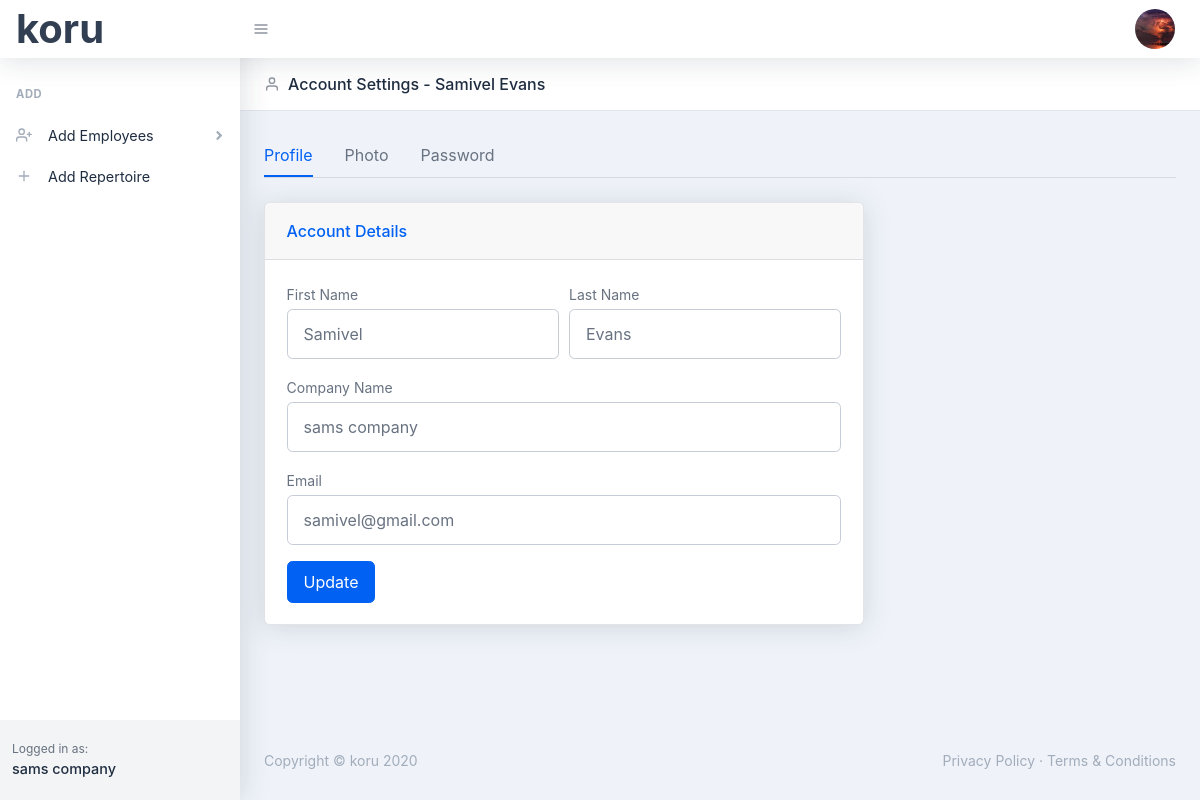
Page /account (signed in) on the earlier database version.
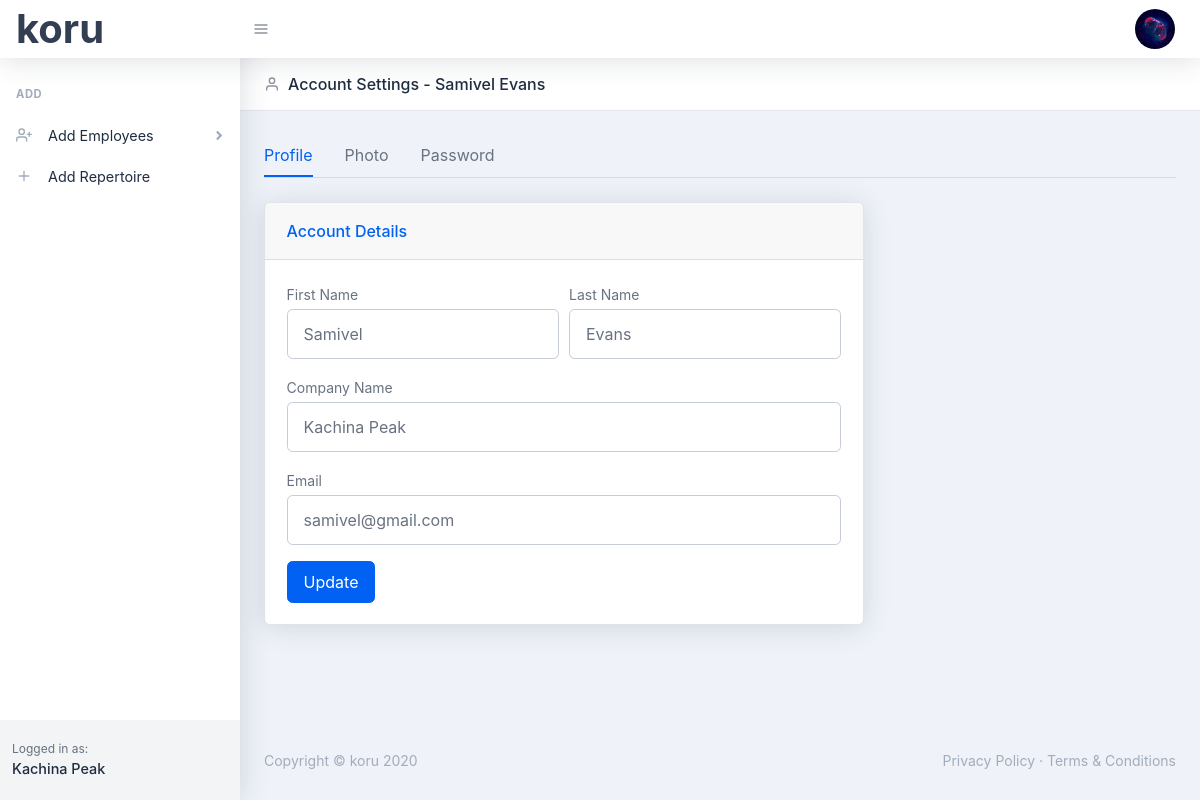
Same page on the later database version.
### koru/models.py (models this page shows, shortened)
class User(db.Model, UserMixin):
    id = db.Column(db.Integer, primary_key=True)
    first_name = db.Column(db.String(30), nullable=False)
    last_name = db.Column(db.String(30), nullable=False)
    company_name = db.Column(db.String(60), nullable=False)
    email = db.Column(db.String(60), unique=True, nullable=False)
    image_file = db.Column(db.String(20), nullable=False, default='default.png')
    password = db.Column(db.String(60), nullable=False)
    dancers = db.relationship('Dancer', backref='company', lazy=True)

### koru/routes.py (the view)
@app.route('/account', methods=['GET', 'POST'])
@login_required
def account():
    form = UpdateAccountForm()
    if form.validate_on_submit():
        current_user.first_name = form.first_name.data
        current_user.last_name = form.last_name.data
        current_user.company_name = form.company_name.data
        current_user.email = form.email.data.lower()
        db.session.commit()
        flash('Account Updated', 'success')
        return redirect(url_for('account'))
    elif request.method == 'GET':
        form.first_name.data = current_user.first_name
        form.last_name.data = current_user.last_name
        form.company_name.data = current_user.company_name
        form.email.data = current_user.email
    return render_template('account.html', form=form, title='Account')

### koru/forms.py (shortened to what this page needs)
class UpdateAccountForm(FlaskForm):
    first_name = StringField('First Name', validators=[DataRequired()])
    last_name = StringField('Last Name', validators=[DataRequired()])
    company_name = StringField('Company Name', validators=[DataRequired()])
    email = StringField('Email', validators=[DataRequired(), Email()])
    submit = SubmitField('Update')

### koru/models.py (called while the page is built)
@login_manager.user_loader
def load_user(user_id):
    return User.query.get(int(user_id))

### koru/templates/account.html (shortened to what this page needs)
{% extends "layout.html" %}
{% block header %}
<header class="page-header page-header-compact page-header-light border-bottom bg-white mb-4">
    <div class="container-fluid">
        <div class="page-header-content">
            <div class="row align-items-center justify-content-between pt-3">
                <div class="col-auto mb-3">
                    <h1 class="page-header-title">
                        <div class="page-header-icon"><i data-feather="user"></i></div>
                        Account Settings - {{ current_user.first_name }} {{ current_user.last_name }}
                    </h1>
                </div>
            </div>
        </div>
    </div>
</header>
{% endblock %}
{% block main %}
<div class="container mt-4">
    <nav class="nav nav-borders">
        <a class="nav-link active ml-0" href="{{ url_for('account') }}">Profile</a>
        <a class="nav-link" href="{{ url_for('account_photo') }}">Photo</a>
        <a class="nav-link" href="">Password</a>
    </nav>
    <hr class="mt-0 mb-4" />
    <div class="row">
        <div class="col-xl-8">
            <div class="card mb-4">
                <div class="card-header">Account Details</div>
                <div class="card-body">
                    <form method="POST" action="">
                        <div class="form-row">
                            <div class="col-md-6">
                                <div class="form-group">
                                    {{ form.first_name.label(class="small mb-1") }}
                                    {% if form.first_name.errors %}
                                        {{ form.first_name(class="form-control py-4 is-invalid", placeholder="First Name") }}
                                        <div class="invalid-feedback">
                                            {% for error in form.first_name.errors %}
                                                <span>{{ error }}</span>
                                            {% endfor %}
                                        </div>
                                    {% else %}
                                        {{ form.first_name(class="form-control py-4", placeholder="First Name") }}
                                    {% endif %}
                                </div>
                            </div>
                            <div class="col-md-6">
                                <div class="form-group">
                                    {{ form.last_name.label(class="small mb-1") }}
                                    {% if form.last_name.errors %}
                                        {{ form.last_name(class="form-control py-4 is-invalid", placeholder="Last Name") }}
                                        <div class="invalid-feedback">
                                            {% for error in form.last_name.errors %}
                                                <span>{{ error }}</span>
                                            {% endfor %}
                                        </div>
                                    {% else %}
                                        {{ form.last_name(class="form-control py-4", placeholder="Last Name") }}
                                    {% endif %}
                                </div>
                            </div>
                        </div>
                        <div class="form-group">
                            {{ form.company_name.label(class="small mb-1") }}
                            {% if form.company_name.errors %}
                                {{ form.company_name(class="form-control py-4 is-invalid", placeholder="Company Name") }}
                                <div class="invalid-feedback">
                                    {% for error in form.company_name.errors %}
                                        <span>{{ error }}</span>
                                    {% endfor %}
                                </div>
                            {% else %}
                                {{ form.company_name(class="form-control py-4", placeholder="Company Name") }}
                            {% endif %}
                        </div>
                        <div class="form-group">
                            {{ form.email.label(class="small mb-1") }}
                            {% if form.email.errors %}
                                {{ form.email(class="form-control py-4 is-invalid", placeholder="Email Address") }}
                                <div class="invalid-feedback">
                                    {% for error in form.email.errors %}
                                        <span>{{ error }}</span>
                                    {% endfor %}
                                </div>
                            {% else %}
                                {{ form.email(class="form-control py-4", placeholder="Email Address") }}
                            {% endif %}
                        </div>
                        {{ form.submit(class="btn btn-primary") }}
                    </form>
                </div>
            </div>
        </div>
    </div>
</div>
{% endblock %}

### koru/templates/layout.html (shortened to what this page needs)
<!DOCTYPE html>
<html lang="en">
    <head>
        <link href="../static/css/styles.css" rel="stylesheet" />
    </head>
    <body class="nav-fixed">
        <nav class="topnav navbar navbar-expand shadow navbar-light bg-white" id="sidenavAccordion">
            <a class="navbar-brand" style="font-size: 40px;" href="{{ url_for('index') }}">koru</a>
            <button class="btn btn-icon btn-transparent-dark order-1 order-lg-0 mr-lg-2" id="sidebarToggle" href="#"><i data-feather="menu"></i></button>
            <ul class="navbar-nav align-items-center ml-auto">
                {% if current_user.is_authenticated %}
                <li class="nav-item dropdown no-caret mr-2 dropdown-user">
                    <a class="btn btn-icon btn-transparent-dark dropdown-toggle" id="navbarDropdownUserImage" href="javascript:void(0);" role="button" data-toggle="dropdown" aria-haspopup="true" aria-expanded="false"><img class="img-fluid" src="../static/images/profile_pics/{{ current_user.image_file }}" /></a>
                </li>
                {% else %}
                <a class="nav-link" href="{{ url_for('register') }}">Register</a>
                <a class="nav-link" href="{{ url_for('login') }}">Login</a>
                {% endif %}
            </ul>
        </nav>
        <div id="layoutSidenav">
            <div id="layoutSidenav_nav">
                <nav class="sidenav shadow-right sidenav-light">
                    <div class="sidenav-menu">
                        <div class="nav accordion" id="accordionSidenav">
                            <div class="sidenav-menu-heading">Add</div>
                            <a class="nav-link collapsed" href="javascript:void(0);" data-toggle="collapse" data-target="#collapseDashboards" aria-expanded="false" aria-controls="collapseDashboards">
                                <div class="nav-link-icon"><i data-feather="user-plus"></i></div>
                                Add Employees
                                <div class="sidenav-collapse-arrow"><i class="fas fa-angle-down"></i></div>
                            </a>
                            <a class="nav-link" href="charts.html">
                                <div class="nav-link-icon"><i data-feather="plus"></i></div>
                                Add Repertoire
                            </a>
                        </div>
                    </div>
                    <div class="sidenav-footer">
                        <div class="sidenav-footer-content">
                            <div class="sidenav-footer-subtitle">Logged in as:</div>
                            <div class="sidenav-footer-title">{{ current_user.company_name }}</div>
                        </div>
                    </div>
                </nav>
            </div>
            <div id="layoutSidenav_content">
                <main>
                    {% block header %} {% endblock %}
                        {% block main %} {% endblock %}
                </main>
                <footer class="footer mt-auto footer-light">
                    <div class="container-fluid">
                        <div class="row">
                            <div class="col-md-6 small">Copyright &copy; koru 2020</div>
                            <div class="col-md-6 text-md-right small">
                                <a href="#!">Privacy Policy</a>
                                &middot;
                                <a href="#!">Terms &amp; Conditions</a>
                            </div>
                        </div>
                    </div>
                </footer>
            </div>
        </div>
    </body>
</html>

Differences in the rows shown:
changed User "Samivel": image_file: a different picture; company_name "sams company" → "Kachina Peak"
